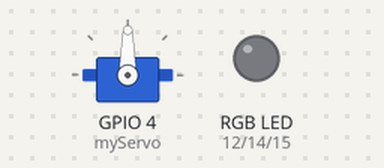
Simulated run of this sketch. Board: ESP8266 (NodeMCU). Parts: servo, an RGB LED mixed from three pins (HIGH = lit). WiFi joins after 1.5 s; servers stay silent unless stated; uploads are accepted with an empty reply; what the sketch prints to the serial monitor is not drawn.

Above: at 1.74 s.
Timing chart, 0 to 3.5 s (numbered marks = the images above):
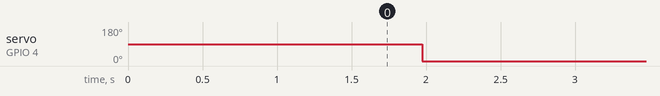

Measured:
- by itself, servo on GPIO 4 (myServo): 90° → 0° at 2.0 s

The sketch:

feather_code_aquarium.ino
```cpp
#include <ESP8266WiFi.h>
#include <Servo.h>

Servo myServo;

//Call to ESpressif SDK
extern "C" {
  #include <user_interface.h>
}

//Hieronder kan je de SSID en Wachtwoord instellen.
//Op een Thomas More campus kan je TM_MoreWiFi gebruiken zonder wachtwoord

const char* ssid     = "WiFi-2.4-DF08";
const char* password = "CCfw21z1Ag5R";


int red_light_pin= 12;
int green_light_pin = 14;
int blue_light_pin = 15;


//^5c[-:]cf[-:]7f[-:].*
//Compileer problemen met onderstaande lijn? =>
//Verander YY YY YY in onderstaande lijn door cijfers uit uw studenten nummer !!!
uint8_t mac[6] {0x5C, 0xCF, 0x7F, 0x01, 0x09, 0x80};
//voorbeeld studenten nummer r123456 geeft: uint8_t mac[6] {0x5C, 0xCF, 0x7F, 0x12, 0x34, 0x56};

const char* host = "192.168.1.36";

void setup() {
  Serial.begin(115200);
 // Serial.println();

  //De volgende lijn veranderd het MAC adres van de ESP8266
  wifi_set_macaddr(0, const_cast<uint8*>(mac));

  WiFi.mode(WIFI_STA);
  WiFi.begin(ssid, password);

  Serial.print("Bezig met connecteren...");
  while (WiFi.status() != WL_CONNECTED)
  {
    delay(500);
    Serial.print(".");
  }
  Serial.println();

  Serial.print("Geconnecteerd!\nMijn IP adres: ");
  Serial.println(WiFi.localIP());
  Serial.printf("Mijn MAC adres is: %s\n", WiFi.macAddress().c_str());
  Serial.print("De gateway is: ");
  Serial.println(WiFi.gatewayIP());
  Serial.print("De DNS is: ");
  Serial.println(WiFi.dnsIP());

  pinMode(red_light_pin, OUTPUT);
  pinMode(green_light_pin, OUTPUT);
  pinMode(blue_light_pin, OUTPUT);

   myServo.attach(4);
}

String btn_light;

int clicked = 0;

void RGB_color(int red_light_value, int green_light_value, int blue_light_value)
 {
  analogWrite(red_light_pin, red_light_value);
  analogWrite(green_light_pin, green_light_value);
  analogWrite(blue_light_pin, blue_light_value);
}


void loop() {
  Serial.print("connecting to ");
  Serial.println(host);

  // Probeer te connecteren met de host
  WiFiClient client;
  client.setTimeout(1000);    //Nodig voor de timeout in readStringUntil
  const int httpPort = 80;    //Een webserver luistert op poort 80
  if (!client.connect(host, httpPort)) {
    Serial.println("connection failed");
    return;
  }

  // Het path klaar maken van hetgeen we willen van de host
  String url = "/SmartTech2/esp8266/index.php?getStatus";
  Serial.print("Requesting URL: ");
  Serial.println(url);

  // Get naar de host sturen:
  client.print(String("GET ") + url + " HTTP/1.1\r\n" +
               "Host: " + host + "\r\n" +
               "Connection: close\r\n\r\n");
  delay(200);

  // Alles lezen en afprinten naar de seriele poort.
  // Merk op dat ook de antwoord headers worden afgedrukt!
  while(client.available()){
    btn_light = client.readStringUntil('\n');
    Serial.println(btn_light);

  }

              myServo.write(0);


  if(btn_light.toInt() == 1){
            Serial.println("ochtendlicht");
            RGB_color(255, 255, 0); // Yellow


    }


    if(btn_light.toInt() == 2){
            Serial.println("daglicht");
            RGB_color(0, 255, 255); // Cyan

  }
    if(btn_light.toInt() == 3){
            Serial.println("nachtlicht");
            RGB_color(0, 0, 255); // Blue

  }


   if(btn_light.toInt() == 4){
    if( clicked == 0){
       Serial.println("voederen");
             // Make servo go to 0 degrees
            myServo.write(180);
            delay(500);

    }


  }

     if(btn_light.toInt() == 5){
            Serial.println("reset");
             // Make servo go to 0 degrees
            myServo.write(0);
            delay(500);

  }


  // De verbinding met de server sluiten
  Serial.println();
  Serial.println("closing connection");
  client.stop();
  delay(100);
}
```
